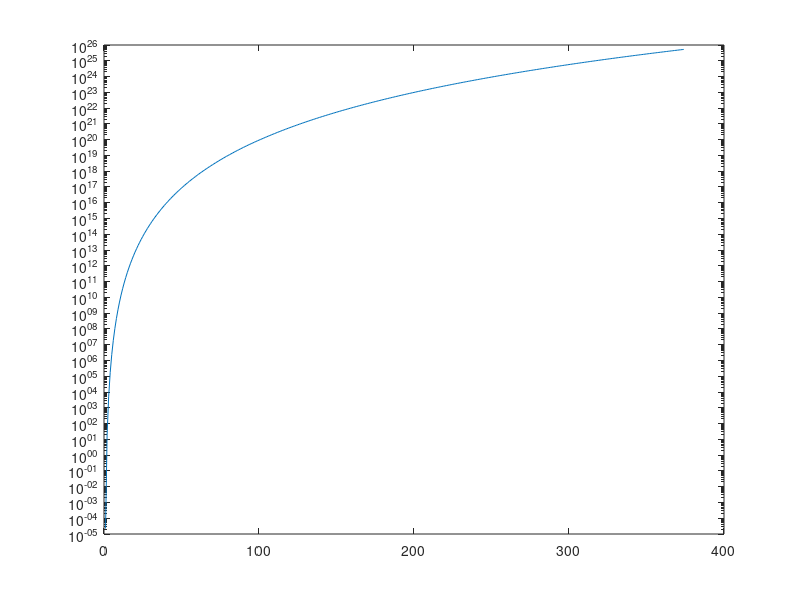

The MATLAB source for this figure:
clear;
clc;

Ant = @(A, B, C, T) power(A-(B/C+T), 10);
Plist = [];
for T=[1:1:374]
    if  (1 <= T) && (T <= 99)
        A = 8.07131;
        B = 1730.63;
        C = 233.426;
        
        P = Ant(A, B, C, T);
        
        Plist(T) = P;
        
    elseif  (100 <= T) && (T <= 374)
        A = 8.14019;
        B = 1810.94;
        C = 244.485;
        
        P = Ant(A, B, C, T);
        
        Plist(T) = P;
    end
end
 T = [1:1:374];
semilogy(T, Plist);
        
